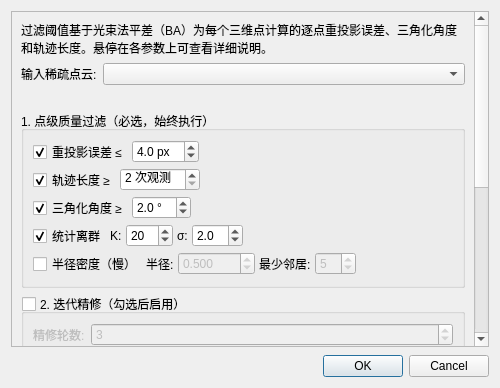
<?xml version="1.0" encoding="UTF-8"?>
<ui version="4.0">
 <class>SparseCloudPostProcessDialog</class>
 <widget class="QDialog" name="SparseCloudPostProcessDialog">
  <property name="minimumSize">
   <size>
    <width>500</width>
    <height>0</height>
   </size>
  </property>
  <property name="windowTitle">
   <string>稀疏点云后处理</string>
  </property>
  <layout class="QVBoxLayout" name="rootLayout">
   <property name="spacing">
    <number>8</number>
   </property>
   <item>
    <widget class="QScrollArea" name="parameterScrollArea">
     <property name="widgetResizable">
      <bool>true</bool>
     </property>
     <widget class="QWidget" name="parameterScrollWidget">
      <layout class="QVBoxLayout" name="parameterLayout">
   <item>
    <widget class="QLabel" name="infoLabel">
     <property name="text">
      <string>过滤阈值基于光束法平差（BA）为每个三维点计算的逐点重投影误差、三角化角度和轨迹长度。悬停在各参数上可查看详细说明。</string>
     </property>
     <property name="wordWrap">
      <bool>true</bool>
     </property>
    </widget>
   </item>
   <item>
    <layout class="QFormLayout" name="sourceForm">
     <item row="0" column="0">
      <widget class="QLabel" name="sourceLabel">
       <property name="text">
        <string>输入稀疏点云:</string>
       </property>
      </widget>
     </item>
     <item row="0" column="1">
      <widget class="QComboBox" name="m_sourceCombo">
       <property name="toolTip">
        <string>选择要处理的稀疏点云。建议选经过光束法平差的最新结果。</string>
       </property>
      </widget>
     </item>
     <item row="1" column="1">
      <widget class="QLabel" name="m_statsLabel">
       <property name="text">
        <string/>
       </property>
       <property name="wordWrap">
        <bool>true</bool>
       </property>
      </widget>
     </item>
    </layout>
   </item>
   <item>
    <widget class="QGroupBox" name="qualityGroup">
     <property name="title">
      <string>1. 点级质量过滤（必选，始终执行）</string>
     </property>
     <layout class="QVBoxLayout" name="pointQualityLayout">
      <property name="spacing">
       <number>4</number>
      </property>
      <item>
       <layout class="QHBoxLayout" name="reprojRowLayout">
        <item>
         <widget class="QCheckBox" name="m_reprojCheck">
          <property name="toolTip">
           <string>移除 BA 计算的逐点重投影误差超过此阈值的三维点。
重投影误差越大说明该点定位越不精确。
BA 质量较好时建议 2–3 px，初始三角化结果建议 4–6 px。</string>
          </property>
          <property name="text">
           <string>重投影误差 ≤</string>
          </property>
          <property name="checked">
           <bool>true</bool>
          </property>
         </widget>
        </item>
        <item>
         <widget class="QDoubleSpinBox" name="m_reprojSpin">
          <property name="toolTip">
           <string>移除 BA 计算的逐点重投影误差超过此阈值的三维点。
重投影误差越大说明该点定位越不精确。
BA 质量较好时建议 2–3 px，初始三角化结果建议 4–6 px。</string>
          </property>
          <property name="suffix">
           <string> px</string>
          </property>
          <property name="decimals">
           <number>1</number>
          </property>
          <property name="singleStep">
           <double>0.500000000000000</double>
          </property>
          <property name="minimum">
           <double>0.100000000000000</double>
          </property>
          <property name="maximum">
           <double>50.000000000000000</double>
          </property>
          <property name="value">
           <double>4.000000000000000</double>
          </property>
         </widget>
        </item>
        <item>
         <spacer name="reprojSpacer">
          <property name="orientation">
           <enum>Qt::Horizontal</enum>
          </property>
          <property name="sizeHint" stdset="0">
           <size>
            <width>40</width>
            <height>20</height>
           </size>
          </property>
         </spacer>
        </item>
       </layout>
      </item>
      <item>
       <layout class="QHBoxLayout" name="trackRowLayout">
        <item>
         <widget class="QCheckBox" name="m_trackCheck">
          <property name="toolTip">
           <string>移除被少于此数量影像观测到的三维点。
若所有点轨迹长度相同，此过滤器不会生效（安全保护）。
建议：2（不过滤）、3（平衡）或 4（严格）。</string>
          </property>
          <property name="text">
           <string>轨迹长度 ≥</string>
          </property>
          <property name="checked">
           <bool>true</bool>
          </property>
         </widget>
        </item>
        <item>
         <widget class="QSpinBox" name="m_trackSpin">
          <property name="toolTip">
           <string>移除被少于此数量影像观测到的三维点。
若所有点轨迹长度相同，此过滤器不会生效（安全保护）。
建议：2（不过滤）、3（平衡）或 4（严格）。</string>
          </property>
          <property name="suffix">
           <string> 次观测</string>
          </property>
          <property name="minimum">
           <number>2</number>
          </property>
          <property name="maximum">
           <number>50</number>
          </property>
          <property name="value">
           <number>2</number>
          </property>
         </widget>
        </item>
        <item>
         <spacer name="trackSpacer">
          <property name="orientation">
           <enum>Qt::Horizontal</enum>
          </property>
          <property name="sizeHint" stdset="0">
           <size>
            <width>40</width>
            <height>20</height>
           </size>
          </property>
         </spacer>
        </item>
       </layout>
      </item>
      <item>
       <layout class="QHBoxLayout" name="angleRowLayout">
        <item>
         <widget class="QCheckBox" name="m_angleCheck">
          <property name="toolTip">
           <string>移除所有观测射线最大交角小于此值的三维点。
角度越大说明三角化几何条件越好。建议 2°（宽Song）至 5°（严格）。</string>
          </property>
          <property name="text">
           <string>三角化角度 ≥</string>
          </property>
          <property name="checked">
           <bool>true</bool>
          </property>
         </widget>
        </item>
        <item>
         <widget class="QDoubleSpinBox" name="m_angleSpin">
          <property name="toolTip">
           <string>移除所有观测射线最大交角小于此值的三维点。
角度越大说明三角化几何条件越好。建议 2°（宽Song）至 5°（严格）。</string>
          </property>
          <property name="suffix">
           <string> °</string>
          </property>
          <property name="decimals">
           <number>1</number>
          </property>
          <property name="singleStep">
           <double>0.500000000000000</double>
          </property>
          <property name="minimum">
           <double>0.100000000000000</double>
          </property>
          <property name="maximum">
           <double>30.000000000000000</double>
          </property>
          <property name="value">
           <double>2.000000000000000</double>
          </property>
         </widget>
        </item>
        <item>
         <spacer name="angleSpacer">
          <property name="orientation">
           <enum>Qt::Horizontal</enum>
          </property>
          <property name="sizeHint" stdset="0">
           <size>
            <width>40</width>
            <height>20</height>
           </size>
          </property>
         </spacer>
        </item>
       </layout>
      </item>
      <item>
       <layout class="QHBoxLayout" name="statRowLayout">
        <item>
         <widget class="QCheckBox" name="m_statCheck">
          <property name="toolTip">
           <string>基于 KNN 邻域统计检测空间离群点。
K：近邻数量，越大越稳定但越慢（建议 16–30）。
σ：若某点到邻域中心的距离超过 均值 + σ×标准差则剪除（建议 2.0–2.5）。</string>
          </property>
          <property name="text">
           <string>统计离群</string>
          </property>
          <property name="checked">
           <bool>true</bool>
          </property>
         </widget>
        </item>
        <item>
         <widget class="QLabel" name="statKLabel">
          <property name="text">
           <string>K:</string>
          </property>
         </widget>
        </item>
        <item>
         <widget class="QSpinBox" name="m_statKSpin">
          <property name="toolTip">
           <string>基于 KNN 邻域统计检测空间离群点。
K：近邻数量，越大越稳定但越慢（建议 16–30）。
σ：若某点到邻域中心的距离超过 均值 + σ×标准差则剪除（建议 2.0–2.5）。</string>
          </property>
          <property name="minimum">
           <number>2</number>
          </property>
          <property name="maximum">
           <number>200</number>
          </property>
          <property name="value">
           <number>20</number>
          </property>
         </widget>
        </item>
        <item>
         <widget class="QLabel" name="statSigmaLabel">
          <property name="text">
           <string>σ:</string>
          </property>
         </widget>
        </item>
        <item>
         <widget class="QDoubleSpinBox" name="m_statStdSpin">
          <property name="toolTip">
           <string>基于 KNN 邻域统计检测空间离群点。
K：近邻数量，越大越稳定但越慢（建议 16–30）。
σ：若某点到邻域中心的距离超过 均值 + σ×标准差则剪除（建议 2.0–2.5）。</string>
          </property>
          <property name="decimals">
           <number>1</number>
          </property>
          <property name="singleStep">
           <double>0.500000000000000</double>
          </property>
          <property name="minimum">
           <double>0.500000000000000</double>
          </property>
          <property name="maximum">
           <double>10.000000000000000</double>
          </property>
          <property name="value">
           <double>2.000000000000000</double>
          </property>
         </widget>
        </item>
        <item>
         <spacer name="statSpacer">
          <property name="orientation">
           <enum>Qt::Horizontal</enum>
          </property>
          <property name="sizeHint" stdset="0">
           <size>
            <width>40</width>
            <height>20</height>
           </size>
          </property>
         </spacer>
        </item>
       </layout>
      </item>
      <item>
       <layout class="QHBoxLayout" name="densityRowLayout">
        <item>
         <widget class="QCheckBox" name="m_densityCheck">
          <property name="toolTip">
           <string>移除指定半径球内邻居数不足的孤立点。
适合清理真正孤立的噪声点，但计算较慢。
半径应与点云空间尺度匹配，最少邻居建议 3–6。</string>
          </property>
          <property name="text">
           <string>半径密度（慢）</string>
          </property>
         </widget>
        </item>
        <item>
         <widget class="QLabel" name="densityRadiusLabel">
          <property name="text">
           <string>半径:</string>
          </property>
         </widget>
        </item>
        <item>
         <widget class="QDoubleSpinBox" name="m_densityRadiusSpin">
          <property name="enabled">
           <bool>false</bool>
          </property>
          <property name="toolTip">
           <string>移除指定半径球内邻居数不足的孤立点。
适合清理真正孤立的噪声点，但计算较慢。
半径应与点云空间尺度匹配，最少邻居建议 3–6。</string>
          </property>
          <property name="decimals">
           <number>3</number>
          </property>
          <property name="singleStep">
           <double>0.100000000000000</double>
          </property>
          <property name="minimum">
           <double>0.010000000000000</double>
          </property>
          <property name="maximum">
           <double>1000.000000000000000</double>
          </property>
          <property name="value">
           <double>0.500000000000000</double>
          </property>
         </widget>
        </item>
        <item>
         <widget class="QLabel" name="densityMinNeighborsLabel">
          <property name="text">
           <string>最少邻居:</string>
          </property>
         </widget>
        </item>
        <item>
         <widget class="QSpinBox" name="m_densityMinNbSpin">
          <property name="enabled">
           <bool>false</bool>
          </property>
          <property name="toolTip">
           <string>移除指定半径球内邻居数不足的孤立点。
适合清理真正孤立的噪声点，但计算较慢。
半径应与点云空间尺度匹配，最少邻居建议 3–6。</string>
          </property>
          <property name="minimum">
           <number>1</number>
          </property>
          <property name="maximum">
           <number>50</number>
          </property>
          <property name="value">
           <number>5</number>
          </property>
         </widget>
        </item>
        <item>
         <spacer name="densitySpacer">
          <property name="orientation">
           <enum>Qt::Horizontal</enum>
          </property>
          <property name="sizeHint" stdset="0">
           <size>
            <width>40</width>
            <height>20</height>
           </size>
          </property>
         </spacer>
        </item>
       </layout>
      </item>
     </layout>
    </widget>
   </item>
   <item>
    <widget class="QGroupBox" name="m_refineGroup">
     <property name="title">
      <string>2. 迭代精修（勾选后启用）</string>
     </property>
     <property name="toolTip">
      <string>多轮迭代：每轮先按第一步阈值过滤，再逐步收紧阈值。
适合在较粗糙的初始点云上做渐进式精化。
若同时启用了第三步“空间去噪”，精修完成后会继续执行空间去噪。</string>
     </property>
     <property name="checkable">
      <bool>true</bool>
     </property>
     <property name="checked">
      <bool>false</bool>
     </property>
     <layout class="QFormLayout" name="refineForm">
      <item row="0" column="0">
       <widget class="QLabel" name="iterRoundsLabel">
        <property name="text">
         <string>精修轮数:</string>
        </property>
       </widget>
      </item>
      <item row="0" column="1">
       <widget class="QSpinBox" name="m_iterRoundsSpin">
        <property name="toolTip">
         <string>每轮迭代内执行一次完整过滤，阈值逐轮收紧。建议 3–5 轮。</string>
        </property>
        <property name="minimum">
         <number>1</number>
        </property>
        <property name="maximum">
         <number>20</number>
        </property>
        <property name="value">
         <number>3</number>
        </property>
       </widget>
      </item>
      <item row="1" column="0" colspan="2">
       <widget class="QCheckBox" name="m_retriangCheck">
        <property name="toolTip">
         <string>不勾选（推荐）：每轮在上一轮保留的点上继续过滤，统计
滤波随着离群点减少而逐渐收敛，效果更好。
勾选：每轮均从原始完整点集重新过滤，各轮独立。
注意：此选项不会重新执行三角化或光束法平差。</string>
        </property>
        <property name="text">
         <string>独立轮次（每轮从原始点集重新过滤）</string>
        </property>
       </widget>
      </item>
      <item row="2" column="0" colspan="2">
       <widget class="QCheckBox" name="m_normalConsCheck">
        <property name="toolTip">
         <string>额外检查三维点周围法向量的一致性，移除方向异常的点。
计算较慢，适合密度较高的点云。</string>
        </property>
        <property name="text">
         <string>启用法向一致性检查</string>
        </property>
       </widget>
      </item>
      <item row="3" column="0">
       <widget class="QLabel" name="threadsLabel">
        <property name="text">
         <string>线程数:</string>
        </property>
       </widget>
      </item>
      <item row="3" column="1">
       <widget class="QSpinBox" name="m_threadsSpin">
        <property name="toolTip">
         <string>并行计算的线程数。建议与 CPU 核心数相近。</string>
        </property>
        <property name="minimum">
         <number>1</number>
        </property>
        <property name="maximum">
         <number>128</number>
        </property>
        <property name="value">
         <number>8</number>
        </property>
       </widget>
      </item>
     </layout>
    </widget>
   </item>
   <item>
    <widget class="QGroupBox" name="m_spatialGroup">
     <property name="title">
      <string>3. 空间去噪（勾选后启用）</string>
     </property>
     <property name="toolTip">
      <string>基于体素网格移除孤立点簇、局部重投影异常点和近邻重复点。
基于几何结构做清理，不依赖 BA 指标。
注意：单独启用本步骤时，第一步点级过滤不会执行。</string>
     </property>
     <property name="checkable">
      <bool>true</bool>
     </property>
     <property name="checked">
      <bool>false</bool>
     </property>
     <layout class="QFormLayout" name="spatialForm">
      <item row="0" column="0">
       <widget class="QLabel" name="voxelSizeLabel">
        <property name="text">
         <string>体素边长:</string>
        </property>
       </widget>
      </item>
      <item row="0" column="1">
       <widget class="QDoubleSpinBox" name="m_voxelSizeSpin">
        <property name="toolTip">
         <string>将空间划分为该边长的体素，移除只含极少点的孤立体素。设 0（自动）时系统自动估算合理的体素尺度。</string>
        </property>
        <property name="specialValueText">
         <string>自动</string>
        </property>
        <property name="decimals">
         <number>3</number>
        </property>
        <property name="singleStep">
         <double>0.100000000000000</double>
        </property>
        <property name="maximum">
         <double>1000.000000000000000</double>
        </property>
       </widget>
      </item>
      <item row="1" column="0">
       <widget class="QLabel" name="minVoxelPtsLabel">
        <property name="text">
         <string>体素最少点数:</string>
        </property>
       </widget>
      </item>
      <item row="1" column="1">
       <widget class="QSpinBox" name="m_minVoxelPtsSpin">
        <property name="toolTip">
         <string>体素内点数低于此值时，该体素内所有点被将为孤立噪声并剪除。建议 2–3。</string>
        </property>
        <property name="minimum">
         <number>1</number>
        </property>
        <property name="maximum">
         <number>20</number>
        </property>
        <property name="value">
         <number>2</number>
        </property>
       </widget>
      </item>
      <item row="2" column="0" colspan="2">
       <widget class="QCheckBox" name="m_localReprojCheck">
        <property name="toolTip">
         <string>在每个局部邻域内计算重投影误差统计，剪除超出阈值的异常点。</string>
        </property>
        <property name="text">
         <string>局部重投影过滤</string>
        </property>
        <property name="checked">
         <bool>true</bool>
        </property>
       </widget>
      </item>
      <item row="3" column="0">
       <widget class="QLabel" name="reprojStdMulLabel">
        <property name="text">
         <string>重投影 σ 倍数:</string>
        </property>
       </widget>
      </item>
      <item row="3" column="1">
       <widget class="QDoubleSpinBox" name="m_reprojStdMulSpin">
        <property name="toolTip">
         <string>局部重投影过滤的标准差倍数阈值。值越小过滤越激进（建议 2.0–3.0）。</string>
        </property>
        <property name="decimals">
         <number>1</number>
        </property>
        <property name="singleStep">
         <double>0.500000000000000</double>
        </property>
        <property name="minimum">
         <double>0.500000000000000</double>
        </property>
        <property name="maximum">
         <double>10.000000000000000</double>
        </property>
        <property name="value">
         <double>2.500000000000000</double>
        </property>
       </widget>
      </item>
      <item row="4" column="0">
       <widget class="QLabel" name="dedupRadiusLabel">
        <property name="text">
         <string>去重半径:</string>
        </property>
       </widget>
      </item>
      <item row="4" column="1">
       <widget class="QDoubleSpinBox" name="m_dedupRadiusSpin">
        <property name="toolTip">
         <string>移除距离小于此半径的重复点（仅保留其中一个）。设为“禁用”时不执行去重操作。</string>
        </property>
        <property name="specialValueText">
         <string>禁用</string>
        </property>
        <property name="decimals">
         <number>3</number>
        </property>
        <property name="singleStep">
         <double>0.010000000000000</double>
        </property>
        <property name="minimum">
         <double>-1.000000000000000</double>
        </property>
        <property name="maximum">
         <double>100.000000000000000</double>
        </property>
        <property name="value">
         <double>-1.000000000000000</double>
        </property>
       </widget>
      </item>
     </layout>
    </widget>
   </item>
      </layout>
     </widget>
    </widget>
   </item>
   <item>
    <widget class="QDialogButtonBox" name="buttonBox">
     <property name="standardButtons">
      <set>QDialogButtonBox::Cancel|QDialogButtonBox::Ok</set>
     </property>
    </widget>
   </item>
  </layout>
 </widget>
 <resources/>
 <connections/>
</ui>
